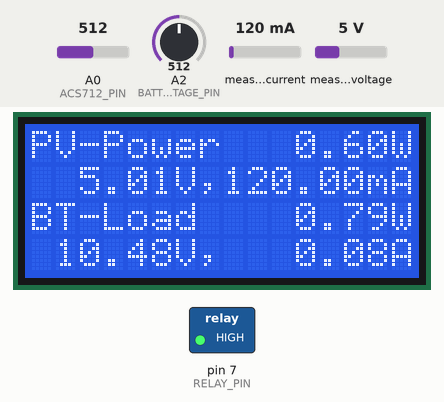
This sketch was run on a simulated Arduino Uno, built with avr-gcc and run on an emulated ATmega328P. Shown: 16×4 character LCD, switched loads named in the sketch (green lamp = pin HIGH). Inputs (shaded band) come from the test bench; at power-on: measured current 120 mA, A2 (BATTERY_VOLTAGE_PIN) = 512, A0 (ACS712_PIN) = 512, measured voltage 5 V. What the sketch prints to the serial monitor is not drawn.

Above: at 2.3 s.
2.4 s: measured current set to 1000 mA
At 4.3 s:
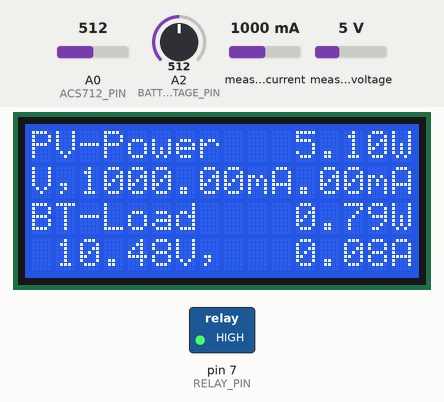
5.3 s: A2 (BATTERY_VOLTAGE_PIN) set to 527
At 7.0 s:
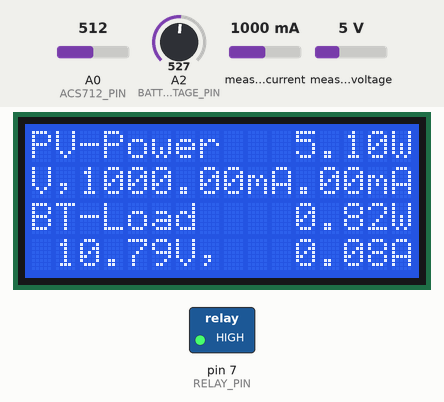
7.6 s: A2 (BATTERY_VOLTAGE_PIN) set to 549
At 9.7 s:
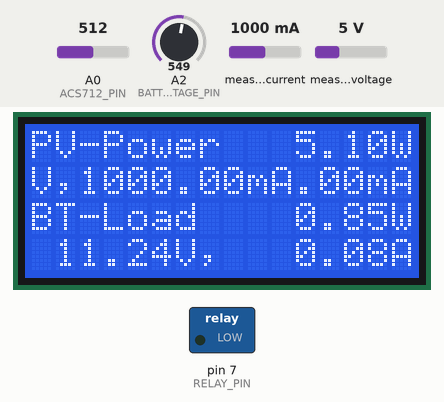
10.0 s: measured current set to 40 mA
At 11.2 s:
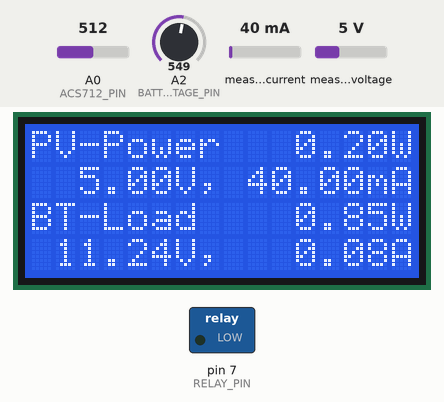
12.3 s: A0 (ACS712_PIN) set to 716
At 14.0 s:
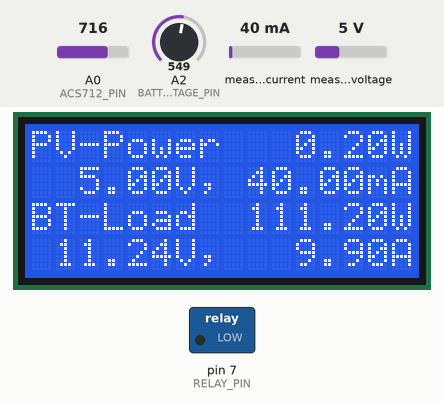
14.7 s: measured voltage set to 0.3 V
At 16.4 s:
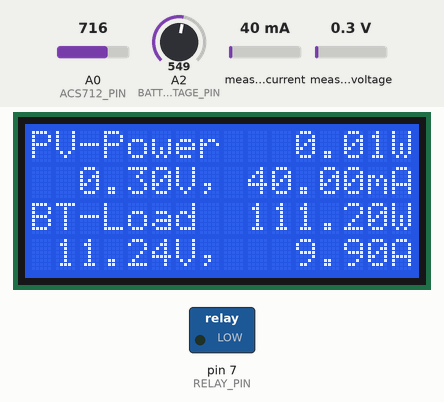
Timing chart, 0 to 17.9 s (numbered marks = the images above; inputs shaded):
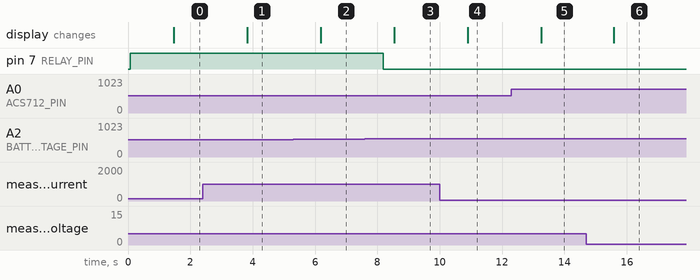

The sketch:

SolarMoniter_INA219_ACS712_Display_Relay.ino
```cpp
#include <Wire.h>
#include <Adafruit_INA219.h>
#include <LiquidCrystal_I2C.h>

// #define ACS712_PIN A0
// #define RELAY_PIN 7
// #define BATTERY_VOLTAGE_PIN A2

const int ACS712_PIN = A0;
const int BATTERY_VOLTAGE_PIN = A2;
const int RELAY_PIN = 7;

// ======================================================
// LCD CONFIGURATION
// ======================================================

//uint8_t byte = 16;

// LCD address may be 0x27 or 0x3F
LiquidCrystal_I2C lcd(0x27, 16, 4);


// ======================================================
// BATTERY VOLATGE CONFIGURATION
// ======================================================

// Calibration Multiplier based on your real-world readings:
// At 15V input, your divider outputs 3.58V.
// 15V 3.58V
// 14V 3.33V
// 13V 3.09V
// 12V 2.85V
// 11V 2.60V
// 10V 2.36V
//  9V 2.12V
//  8V 1.88V
// With a 5.0V Arduino reference and 1023 ADC steps:
// 15.0 Volts / ((3.58 Volts / 5.0 Volts) * 1023) = 0.02047
const float CALIBRATION_FACTOR = 0.02047;

// ======================================================
// INA219 OBJECT
// ======================================================
Adafruit_INA219 ina219;

// ======================================================
// ACS712 CONFIGURATION
// ======================================================
float stepVoltage = 0.0048875855;  // 5V / 1023
float sensitivity = 0.100;         // 100mV/A for ACS712-20A
float offsetVoltage = 2.51;        // Calibrate this value properly
bool chargeState = 0;

// ======================================================
// FUNCTION TO READ ACS712 SENSOR
// ======================================================
void readACS712(float &busVoltage, float &current) {
  float adcValue;
  float adcVoltage;

  // Optional averaging for stability
  adcValue = 0;

  // for (int i = 0; i < 10; i++) {
  //   adcValue += analogRead(ACS712_PIN);
  //   delayMicroseconds(50);
  // }

  // adcValue /= 10.0;

  adcValue = analogRead(ACS712_PIN);

  // Convert ADC to Voltage
  adcVoltage = adcValue * stepVoltage;

  // Remove Offset
  busVoltage = adcVoltage - offsetVoltage;

  // Current Calculation
  current = busVoltage / sensitivity;

  chargeState = 0;
  // Make current positive
  if (current < 0) {
    current *= -1;
    chargeState = 1;
  }
}

// ======================================================
// FUNCTION TO READ BATTERY VOLTAGE
// ======================================================

void readBatteryVoltage(float &voltage) {
  int rawADC = analogRead(BATTERY_VOLTAGE_PIN);  // A2
  // Serial.println();
  // Serial.print("RAW ADC VAlues: ");
  // Serial.print(rawADC);
  // Serial.println();
  voltage = rawADC * CALIBRATION_FACTOR;
  return;
}

// ======================================================
// FUNCTION TO READ INA219 SENSOR
// ======================================================
void readINA219(float &busVoltage_V,
                float &shuntVoltage_mV,
                float &loadVoltage_V,
                float &current_A,
                float &power_W) {
  // Read sensor data
  shuntVoltage_mV = ina219.getShuntVoltage_mV();
  busVoltage_V = ina219.getBusVoltage_V();

  // Convert values
  current_A = ina219.getCurrent_mA();
  power_W = ina219.getPower_mW() / 1000.00;

  // Calculate load voltage
  loadVoltage_V = busVoltage_V + (shuntVoltage_mV / 1000.0);
}

// ======================================================
// FUNCTION TO CONTROL RELAY
// ======================================================
void relayControl(bool state) {
  if (state) {
    digitalWrite(RELAY_PIN, LOW);  // Relay ON
  } else {
    digitalWrite(RELAY_PIN, HIGH);  // Relay OFF
  }
}

// ======================================================
// OPTIONAL FUNCTION TO PRINT VALUES VIA SERIAL PORT
// ======================================================
void printACS712(float busVoltage, float current) {
  Serial.println("----------------- ACS-712 -----------------");

  Serial.print("Battery Voltage: ");
  Serial.print(busVoltage, 2);
  Serial.print(" V");

  Serial.print(" | Current: ");
  Serial.print(current, 2);
  Serial.println(" A");

  Serial.println("----------------- ACS-712 -----------------");
}

void printINA219(float busVoltage_V,
                 float shuntVoltage_mV,
                 float loadVoltage_V,
                 float current_A,
                 float power_W) {
  Serial.println("----------------- INA-219 -----------------");

  Serial.print("Bus Voltage:   ");
  Serial.print(busVoltage_V);
  Serial.println(" V");

  Serial.print("Shunt Voltage: ");
  Serial.print(shuntVoltage_mV);
  Serial.println(" mV");

  Serial.print("Load Voltage:  ");
  Serial.print(loadVoltage_V);
  Serial.println(" V");

  Serial.print("Current:       ");
  Serial.print(current_A, 2);
  Serial.println(" mA");

  Serial.print("Power:         ");
  Serial.print(power_W, 2);
  Serial.println(" W");

  Serial.println("----------------- INA-219 -----------------");
}

// ======================================================
// FUNCTION TO DISPLAY PV AND BATTERY LOAD PARAMETERS
// ======================================================


// void clearSpecificRow(uint8_t rowNum) {
//   // Prevent system crashes by ignoring out-of-bounds rows (16x4 only has rows 0-3)
//   if (rowNum >= 4) return;

//   lcd.setCursor(0, rowNum);       // Move cursor to the start of the chosen row
//   lcd.print("                ");  // Print exactly 16 blank spaces to erase text
//   lcd.setCursor(0, rowNum);       // Reset cursor so new text prints from the start
// }

// void displayPowerData(float pvVoltage, float pvCurrent,
//                       float btVoltage, float btCurrent) {
//   // Calculate Power
//   float pvPower = pvVoltage * pvCurrent;
//   float btPower = btVoltage * btCurrent;

//   // Clear LCD
//   lcd.clear();

//   // ---------------- ROW 1 ----------------
//   // PV-Power 00.00 W
//   lcd.setCursor(0, 0);
//   lcd.print("PV-Power ");

//   if (pvPower < 10) lcd.print("0");
//   lcd.print(pvPower, 2);
//   lcd.print("W");

//   // ---------------- ROW 2 ----------------
//   // 00.0 V || 0.00 A
//   lcd.setCursor(0, 1);

//   if (pvVoltage < 10) lcd.print("0");
//   lcd.print(pvVoltage, 2);
//   lcd.print("V, ");

//   if (pvCurrent < 10) lcd.print("0");
//   lcd.print(pvCurrent, 2);
//   lcd.print("mA");

//   // ---------------- ROW 3 ----------------
//   // BT-Load 00.00 W
//   clearSpecificRow(2);
//   lcd.setCursor(-4, 2);
//   lcd.print("BT-Load  ");

//   // if (chargeState) {
//   //   lcd.print("CHRGNG");
//   // } else {
//   //   if (btPower < 10) lcd.print("0");
//   //   lcd.print(btPower, 2);
//   //   lcd.print("W");
//   // }

//   if (btPower < 10) lcd.print("0");
//   lcd.print(btPower, 2);
//   lcd.print("W");

//   // ---------------- ROW 4 ----------------
//   // 00.0 V || 0.00 A
//   clearSpecificRow(3);
//   lcd.setCursor(-4, 3);

//   if (btVoltage < 10) lcd.print("0");
//   lcd.print(btVoltage, 2);
//   lcd.print("V,  ");

//   if (btCurrent < 10) lcd.print("0");
//   lcd.print(btCurrent, 2);
//   lcd.print("A");
// }

void displayPowerData(float pvVoltage, float pvCurrent,
                      float btVoltage, float btCurrent) {
  // Calculate Power
  float pvPower = pvVoltage * (pvCurrent / 1000);
  float btPower = btVoltage * btCurrent;

  // REMOVED lcd.clear() to stop screen flickering.
  // Instead, we overwrite or clear specific rows.
  char buffer[17];  // Buffer to hold exactly 16 characters + null terminator

  // ---------------- ROW 1 ----------------
  // Target format: "PV-Power 000.00W" (Total 16 chars)
  // Use dtostrf to force the float into exactly 6 characters total (e.g., " 25.40" or "105.20")
  char pvPowerStr[7];
  dtostrf(pvPower, 6, 2, pvPowerStr);
  sprintf(buffer, "PV-Power %sW", pvPowerStr);
  lcd.setCursor(0, 0);
  lcd.print(buffer);

  // ---------------- ROW 2 ----------------
  // Target format: "000.00V,000.00mA" (Total 16 chars)
  char pvVoltStr[7];
  char pvCurrStr[7];
  dtostrf(pvVoltage, 6, 2, pvVoltStr);  // e.g. "12.40"
  dtostrf(pvCurrent, 6, 2, pvCurrStr);  // e.g. " 1.50"
  sprintf(buffer, "%sV,%smA", pvVoltStr, pvCurrStr);
  lcd.setCursor(0, 1);
  lcd.print(buffer);

  // ---------------- ROW 3 ----------------
  // Target format: "BT-Load  000.00W" (Total 16 chars)
  char btPowerStr[7];
  dtostrf(btPower, 6, 2, btPowerStr);
  sprintf(buffer, "BT-Load  %sW", btPowerStr);
  lcd.setCursor(-4, 2);
  lcd.print(buffer);

  // ---------------- ROW 4 ----------------
  // Target format: "000.00V, 000.00A" (Total 16 chars)
  char btVoltStr[7];
  char btCurrStr[7];
  dtostrf(btVoltage, 6, 2, btVoltStr);
  dtostrf(btCurrent, 6, 2, btCurrStr);
  sprintf(buffer, "%sV, %sA", btVoltStr, btCurrStr);
  lcd.setCursor(-4, 3);
  lcd.print(buffer);
}


// Variables INA219
float busVoltage;
float shuntVoltage;
float loadVoltage;
float current_INA;
float power;

// variables ACS712
float voltage;
float current_ACS;

// variable Battery Voltage
float batteryVoltage = 0;
bool state = false;

// ======================================================
// SETUP
// ======================================================
void setup() {
  Serial.begin(9600);

  lcd.init();
  lcd.backlight();

  pinMode(ACS712_PIN, INPUT);           // A0
  pinMode(BATTERY_VOLTAGE_PIN, INPUT);  // A2
  pinMode(RELAY_PIN, OUTPUT);           // 7

  // Initial State OFF
  digitalWrite(RELAY_PIN, HIGH);

  Serial.println();
  Serial.println("ACS712 SENSOR INITIALIZED");

  // if (!ina219.begin()) {
  //   Serial.println("Failed to find INA219 chip");

  //   while (1) {
  //     delay(10);
  //   }

  // }

  int timeoutCounter = 0;
  Serial.println("Initializing INA219...");

  while (!ina219.begin()) {
    Serial.println("Failed to find INA219 chip. Retrying...");
    delay(100);  // Wait 100ms between checks
    timeoutCounter++;

    if (timeoutCounter >= 100) {  // 100 turns * 100ms = 10000ms (10 seconds)
      Serial.println("Sensor failed to initialize completely! Moving on...");
      break;  // Safely exits the while loop after 10 seconds
    }
  }

  if (ina219.begin()) {
    Serial.println("INA219 Sensor Initialized");
  }

  Serial.println("SYSTEM INITIALIZED");

  delay(1000);
}

// ======================================================
// LOOP
// ======================================================
void loop() {

  // Function Call
  readINA219(busVoltage,
             shuntVoltage,
             loadVoltage,
             current_INA,
             power);

  readACS712(voltage, current_ACS);
  readBatteryVoltage(batteryVoltage);

  // RELAY IS ACTIVE LOW, When Battery Voltage will be Above 11-Volts, The loads Stays ON.
  // Load is Conneted between the Normally Open and Common Terminal.
  //batteryVoltage = 10.99;
  if (batteryVoltage >= 11.00) {
    state = true;
  } else {
    state = false;
  }

  relayControl(state);  // RELAY_PIN 7

  // Print Function
  printINA219(busVoltage,
              shuntVoltage,
              loadVoltage,
              current_INA,
              power);

  printACS712(batteryVoltage, current_ACS);

  // Send Data to Display
  displayPowerData(loadVoltage, current_INA, batteryVoltage, current_ACS);

  delay(2000);
}
```

Measured:
- the behaviour switches between 537 and 538 on A2 (BATTERY_VOLTAGE_PIN) (found by bisection; images 2 and 3)
- after the input at 2.4 s, the display: changes after 1.4 s (image 1)
- after the input at 5.3 s, the display: changes after 0.88 s (image 2)
- after the input at 7.6 s, pin 7 (RELAY_PIN): HIGH → LOW after 0.59 s; the display: changes after 0.94 s (image 3)
- after the input at 10.0 s, the display: changes after 0.90 s (image 4)
- after the input at 12.3 s, the display: changes after 0.96 s (image 5)
- after the input at 14.7 s, the display: changes after 0.88 s (image 6)
